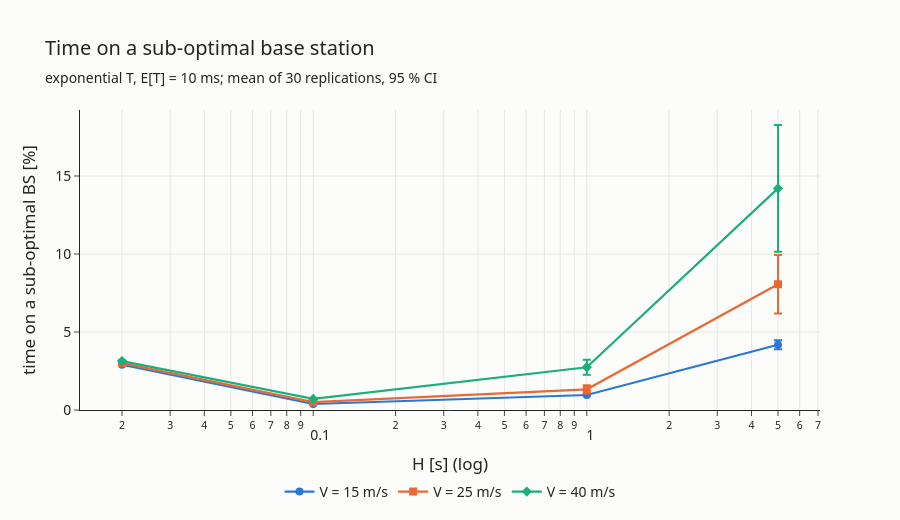

This figure's notebook cell:
### Markdown cell above
## 8.2 Impact of the vehicle speed V

The faster the vehicle, the more often it crosses a cell boundary, and the longer it can stay on a BS that is no longer the closest one.
The chart shows the **fraction of time on a sub-optimal BS** against H (exponential T, E[T] = 10 ms).

### Code cell
fig = go.Figure()
for k, v in enumerate([15, 25, 40]):
    d = summary[(summary["dist"] == "Exponential") & (summary["T_ms"] == 10) & (summary["V"] == v)]
    add_line(fig, d, "H", "subOptimal:timeavg", f"V = {v} m/s", k, scale=100)
fig.update_xaxes(type="log", title="H [s] (log)")
fig.update_yaxes(title="time on a sub-optimal BS [%]", rangemode="tozero")
style(fig, "Time on a sub-optimal base station",
      "exponential T, E[T] = 10 ms; mean of 30 replications, 95 % CI")
save(fig, "08_suboptimal_vs_H")
fig.show()

### Figure 1 — Plotly figure (JSON) as saved in the notebook; plotly's stock layout.template omitted (floating-point values rounded to 4 significant figures)
{"data": [{"error_y": {"array": [0.02409, 0.01003, 0.05996, 0.2869], "width": 4}, "legendgroup": "V = 15 m/s", "line": {"color": "#2a78d6", "dash": "solid", "width": 2.2}, "marker": {"color": "#2a78d6", "size": 8, "symbol": "circle"}, "mode": "lines+markers", "name": "V = 15 m/s", "showlegend": true, "type": "scatter", "x": [0.02, 0.1, 1.0, 5.0], "y": [2.901, 0.3846, 0.9611, 4.183]}, {"error_y": {"array": [0.02232, 0.03163, 0.2668, 1.881], "width": 4}, "legendgroup": "V = 25 m/s", "line": {"color": "#eb6834", "dash": "solid", "width": 2.2}, "marker": {"color": "#eb6834", "size": 8, "symbol": "square"}, "mode": "lines+markers", "name": "V = 25 m/s", "showlegend": true, "type": "scatter", "x": [0.02, 0.1, 1.0, 5.0], "y": [3.005, 0.5047, 1.327, 8.062]}, {"error_y": {"array": [0.03095, 0.05499, 0.4789, 4.064], "width": 4}, "legendgroup": "V = 40 m/s", "line": {"color": "#1baf7a", "dash": "solid", "width": 2.2}, "marker": {"color": "#1baf7a", "size": 8, "symbol": "diamond"}, "mode": "lines+markers", "name": "V = 40 m/s", "showlegend": true, "type": "scatter", "x": [0.02, 0.1, 1.0, 5.0], "y": [3.136, 0.7082, 2.739, 14.21]}], "layout": {"font": {"family": "Segoe UI, Arial", "size": 14}, "height": 520, "legend": {"orientation": "h", "x": 0.5, "xanchor": "center", "y": -0.22}, "margin": {"t": 110}, "paper_bgcolor": "#fcfcfb", "plot_bgcolor": "#fcfcfb", "title": {"subtitle": {"text": "exponential T, E[T] = 10 ms; mean of 30 replications, 95 % CI"}, "text": "Time on a sub-optimal base station"}, "xaxis": {"gridcolor": "#e8e7e3", "showgrid": true, "title": {"text": "H [s] (log)"}, "type": "log"}, "yaxis": {"gridcolor": "#e8e7e3", "rangemode": "tozero", "showgrid": true, "title": {"text": "time on a sub-optimal BS [%]"}}}}
